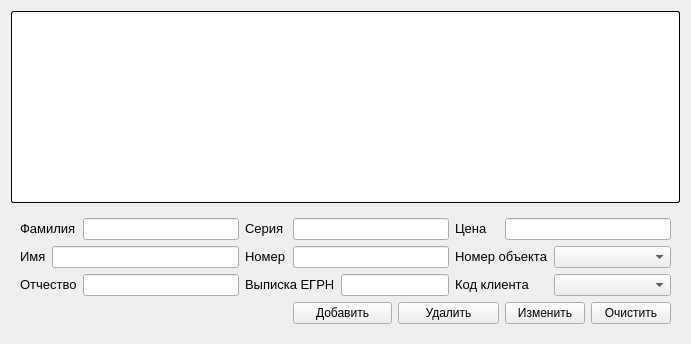
          <widget class="QWidget" name="tab_9">
           <attribute name="title">
            <string>Продавец</string>
           </attribute>
           <layout class="QGridLayout" name="gridLayout_12">
            <item row="0" column="0">
             <widget class="QTableWidget" name="tableWidget_2">
              <property name="styleSheet">
               <string notr="true">background-color: rgb(255, 255, 255);
border-radius: 2px;      
  border-width: 1px;      
  border-color:  black;   
  border-style: outset;
</string>
              </property>
             </widget>
            </item>
            <item row="1" column="0">
             <widget class="QWidget" name="widget_13" native="true">
              <property name="styleSheet">
               <string notr="true"/>
              </property>
              <layout class="QGridLayout" name="gridLayout">
               <item row="0" column="0" colspan="2">
                <widget class="QLabel" name="label_55">
                 <property name="frameShape">
                  <enum>QFrame::NoFrame</enum>
                 </property>
                 <property name="text">
                  <string>&lt;html&gt;&lt;head/&gt;&lt;body&gt;&lt;p&gt;&lt;span style=&quot; font-size:10pt;&quot;&gt;Фамилия&lt;/span&gt;&lt;/p&gt;&lt;/body&gt;&lt;/html&gt;</string>
                 </property>
                </widget>
               </item>
               <item row="0" column="2">
                <widget class="QLineEdit" name="line11">
                 <property name="styleSheet">
                  <string notr="true"/>
                 </property>
                </widget>
               </item>
               <item row="0" column="3">
                <widget class="QLabel" name="label_56">
                 <property name="text">
                  <string>&lt;html&gt;&lt;head/&gt;&lt;body&gt;&lt;p&gt;&lt;span style=&quot; font-size:10pt;&quot;&gt;Серия&lt;/span&gt;&lt;/p&gt;&lt;/body&gt;&lt;/html&gt;</string>
                 </property>
                </widget>
               </item>
               <item row="0" column="7">
                <widget class="QLabel" name="label_88">
                 <property name="text">
                  <string>&lt;html&gt;&lt;head/&gt;&lt;body&gt;&lt;p&gt;&lt;span style=&quot; font-size:10pt;&quot;&gt;Цена &lt;/span&gt;&lt;/p&gt;&lt;/body&gt;&lt;/html&gt;</string>
                 </property>
                </widget>
               </item>
               <item row="1" column="0">
                <widget class="QLabel" name="label_81">
                 <property name="text">
                  <string>&lt;html&gt;&lt;head/&gt;&lt;body&gt;&lt;p&gt;&lt;span style=&quot; font-size:10pt;&quot;&gt;Имя&lt;/span&gt;&lt;/p&gt;&lt;/body&gt;&lt;/html&gt;</string>
                 </property>
                </widget>
               </item>
               <item row="1" column="1" colspan="2">
                <widget class="QLineEdit" name="line12">
                 <property name="styleSheet">
                  <string notr="true"/>
                 </property>
                </widget>
               </item>
               <item row="1" column="3">
                <widget class="QLabel" name="label_82">
                 <property name="text">
                  <string>&lt;html&gt;&lt;head/&gt;&lt;body&gt;&lt;p&gt;&lt;span style=&quot; font-size:10pt;&quot;&gt;Номер&lt;/span&gt;&lt;/p&gt;&lt;/body&gt;&lt;/html&gt;</string>
                 </property>
                </widget>
               </item>
               <item row="1" column="7" colspan="2">
                <widget class="QLabel" name="label_6">
                 <property name="text">
                  <string>&lt;html&gt;&lt;head/&gt;&lt;body&gt;&lt;p&gt;&lt;span style=&quot; font-size:10pt;&quot;&gt;Номер объекта&lt;/span&gt;&lt;/p&gt;&lt;/body&gt;&lt;/html&gt;</string>
                 </property>
                </widget>
               </item>
               <item row="1" column="9" colspan="2">
                <widget class="QComboBox" name="comboBox_11"/>
               </item>
               <item row="2" column="0" colspan="2">
                <widget class="QLabel" name="label_83">
                 <property name="text">
                  <string>&lt;html&gt;&lt;head/&gt;&lt;body&gt;&lt;p&gt;&lt;span style=&quot; font-size:10pt;&quot;&gt;Отчество&lt;/span&gt;&lt;/p&gt;&lt;/body&gt;&lt;/html&gt;</string>
                 </property>
                </widget>
               </item>
               <item row="2" column="2">
                <widget class="QLineEdit" name="line14">
                 <property name="styleSheet">
                  <string notr="true"/>
                 </property>
                </widget>
               </item>
               <item row="2" column="3" colspan="2">
                <widget class="QLabel" name="label_87">
                 <property name="text">
                  <string>&lt;html&gt;&lt;head/&gt;&lt;body&gt;&lt;p&gt;&lt;span style=&quot; font-size:10pt;&quot;&gt;Выписка ЕГРН&lt;/span&gt;&lt;/p&gt;&lt;/body&gt;&lt;/html&gt;</string>
                 </property>
                </widget>
               </item>
               <item row="2" column="5" colspan="2">
                <widget class="QLineEdit" name="line16">
                 <property name="styleSheet">
                  <string notr="true"/>
                 </property>
                </widget>
               </item>
               <item row="2" column="7" colspan="2">
                <widget class="QLabel" name="label_86">
                 <property name="text">
                  <string>&lt;html&gt;&lt;head/&gt;&lt;body&gt;&lt;p&gt;&lt;span style=&quot; font-size:10pt;&quot;&gt;Код клиента&lt;/span&gt;&lt;/p&gt;&lt;/body&gt;&lt;/html&gt;</string>
                 </property>
                </widget>
               </item>
               <item row="2" column="9" colspan="2">
                <widget class="QComboBox" name="comboBox_2"/>
               </item>
               <item row="3" column="0" colspan="4">
                <spacer name="horizontalSpacer">
                 <property name="orientation">
                  <enum>Qt::Horizontal</enum>
                 </property>
                 <property name="sizeHint" stdset="0">
                  <size>
                   <width>267</width>
                   <height>20</height>
                  </size>
                 </property>
                </spacer>
               </item>
               <item row="3" column="4" colspan="2">
                <widget class="QPushButton" name="pushButton_12">
                 <property name="styleSheet">
                  <string notr="true"/>
                 </property>
                 <property name="text">
                  <string>Добавить</string>
                 </property>
                </widget>
               </item>
               <item row="3" column="6" colspan="2">
                <widget class="QPushButton" name="pushButton_23">
                 <property name="styleSheet">
                  <string notr="true"/>
                 </property>
                 <property name="text">
                  <string>Удалить</string>
                 </property>
                </widget>
               </item>
               <item row="3" column="10">
                <widget class="QPushButton" name="pushButton_13">
                 <property name="styleSheet">
                  <string notr="true"/>
                 </property>
                 <property name="text">
                  <string>Очистить</string>
                 </property>
                </widget>
               </item>
               <item row="3" column="8" colspan="2">
                <widget class="QPushButton" name="pushButton_14">
                 <property name="styleSheet">
                  <string notr="true"/>
                 </property>
                 <property name="text">
                  <string>Изменить</string>
                 </property>
                </widget>
               </item>
               <item row="1" column="4" colspan="3">
                <widget class="QLineEdit" name="line18">
                 <property name="styleSheet">
                  <string notr="true"/>
                 </property>
                </widget>
               </item>
               <item row="0" column="4" colspan="3">
                <widget class="QLineEdit" name="line15">
                 <property name="styleSheet">
                  <string notr="true"/>
                 </property>
                </widget>
               </item>
               <item row="0" column="8" colspan="3">
                <widget class="QLineEdit" name="line19">
                 <property name="styleSheet">
                  <string notr="true"/>
                 </property>
                </widget>
               </item>
              </layout>
             </widget>
            </item>
           </layout>
          </widget>
